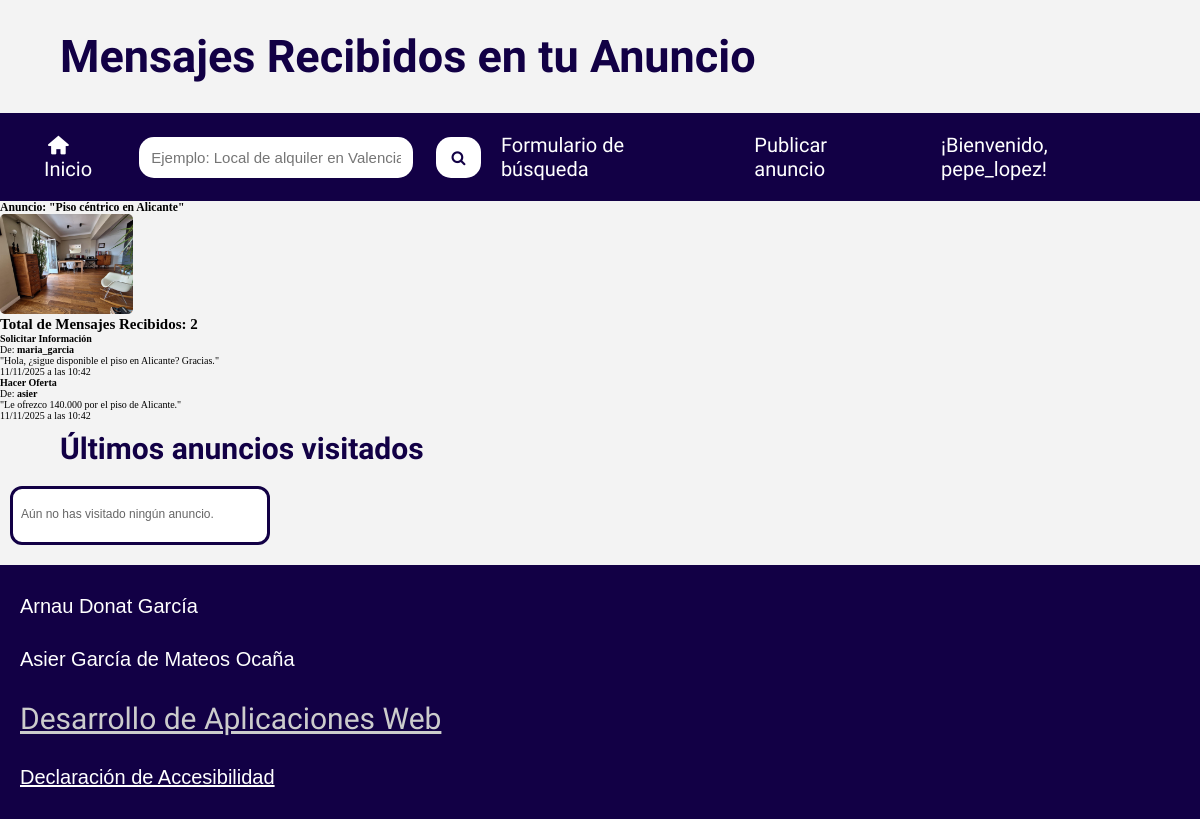
The page /mensajesAnuncio.php?id=1 (signed in) on the database its author committed.
### tables this page shows
CREATE TABLE `anuncios` (
  `IdAnuncio` int(11) NOT NULL,
  `TAnuncio` smallint(6) NOT NULL,
  `TVivienda` smallint(6) NOT NULL,
  `FPrincipal` varchar(255) DEFAULT NULL,
  `Alternativo` varchar(255) NOT NULL,
  `Titulo` varchar(255) NOT NULL,
  `Precio` decimal(10,2) NOT NULL,
  `Texto` text NOT NULL,
  `Ciudad` varchar(255) NOT NULL,
  `Pais` int(11) NOT NULL,
  `Superficie` decimal(10,2) NOT NULL,
  `NHabitaciones` int(11) NOT NULL,
  `NBanyos` int(11) NOT NULL,
  `Planta` int(11) NOT NULL,
  `Anyo` int(11) NOT NULL,
  `FRegistro` timestamp NOT NULL DEFAULT current_timestamp(),
  `Usuario` int(11) NOT NULL
);

CREATE TABLE `mensajes` (
  `IdMensaje` int(11) NOT NULL,
  `TMensaje` smallint(6) NOT NULL,
  `Texto` varchar(4000) NOT NULL,
  `Anuncio` int(11) NOT NULL,
  `UsuOrigen` int(11) NOT NULL,
  `UsuDestino` int(11) NOT NULL,
  `FRegistro` timestamp NOT NULL DEFAULT current_timestamp()
);

CREATE TABLE `tiposmensajes` (
  `IdTMensaje` smallint(6) NOT NULL,
  `NomTMensaje` varchar(255) NOT NULL
);

CREATE TABLE `usuarios` (
  `IdUsuario` int(11) NOT NULL,
  `NomUsuario` varchar(15) NOT NULL,
  `Clave` varchar(255) NOT NULL,
  `Email` varchar(254) NOT NULL,
  `Sexo` smallint(6) NOT NULL,
  `FNacimiento` date NOT NULL,
  `Ciudad` varchar(255) NOT NULL,
  `Pais` int(11) NOT NULL,
  `Foto` varchar(255) DEFAULT NULL,
  `FRegistro` timestamp NOT NULL DEFAULT current_timestamp(),
  `Estilo` int(11) NOT NULL
);

### mensajesAnuncio.php (the view, shortened to what this page needs)
<?php
    $anuncioId = (int)$_GET['id'];
    $config = parse_ini_file('config.ini');
    @$mysqli = new mysqli($config['Server'], $config['User'], $config['Password'], $config['Database']);
    $anuncio = null;
    $sqlAnuncio = "SELECT Titulo, FPrincipal, Alternativo, Usuario FROM ANUNCIOS WHERE IdAnuncio = ?";
    if ($stmt = $mysqli->prepare($sqlAnuncio)) {
        $stmt->bind_param("i", $anuncioId);
        $stmt->execute();
        $stmt->bind_result($tituloAnuncio, $fotoAnuncio, $altAnuncio, $propietarioId);
        if ($stmt->fetch()) {
            $anuncio = [
                'Titulo' => $tituloAnuncio,
                'Foto' => $fotoAnuncio,
                'Alt' => $altAnuncio,
                'Propietario' => $propietarioId
            ];
        }
    } else {
        die("Error al preparar la consulta del anuncio: " . $mysqli->error);
    }
    $mensajesRecibidos = [];
    $sqlMensajes = "SELECT M.Texto, M.FRegistro, TM.NomTMensaje, U_Origen.NomUsuario
                    FROM MENSAJES M
                    JOIN TIPOSMENSAJES TM ON M.TMensaje = TM.IdTMensaje
                    JOIN USUARIOS U_Origen ON M.UsuOrigen = U_Origen.IdUsuario
                    WHERE M.Anuncio = ?
                    ORDER BY M.FRegistro DESC";
    if ($stmt = $mysqli->prepare($sqlMensajes)) {
        $stmt->bind_param("i", $anuncioId);
        $stmt->execute();
        $resMensajes = $stmt->get_result();
        while ($row = $resMensajes->fetch_assoc()) {
            $mensajesRecibidos[] = $row;
        }
        $totalMensajes = $resMensajes->num_rows;
    } else {
        die("Error en la consulta de mensajes: " . $mysqli->error);
    }
    require 'cabecera.php';
?>
    <section id="info_anuncio_mensajes">
        <h3>Anuncio: "<?php echo htmlspecialchars($anuncio['Titulo']); ?>"</h3>
        <?php if (!empty($anuncio['Foto'])): ?>
            <img src="img/<?php echo htmlspecialchars($anuncio['Foto']); ?>" alt="<?php echo htmlspecialchars($anuncio['Alt']); ?>" style="max-height: 100px; border-radius: 5px;">
        <?php endif; ?>
    </section>
    <section id="lista_mensajes_anuncio">
        <h2>Total de Mensajes Recibidos: <?php echo $totalMensajes; ?></h2>
        <?php if ($totalMensajes == 0): ?>
            <p>Este anuncio aún no ha recibido ningún mensaje.</p>
        <?php else: ?>
            <ul>
                <?php foreach ($mensajesRecibidos as $msg): ?>
                <li>
                    <article class="mensaje-item">
                        <h4 class="msg-tipo"><?php echo htmlspecialchars($msg['NomTMensaje']); ?></h4>
                        <p class="msg-de">De: <strong><?php echo htmlspecialchars($msg['NomUsuario']); ?></strong></p>
                        <p class="msg-contenido">"<?php echo htmlspecialchars($msg['Texto']); ?>"</p>
                        <p class="msg-fecha"><time datetime="<?php echo $msg['FRegistro']; ?>">
                            <?php echo date("d/m/Y \a \l\a\s H:i", strtotime($msg['FRegistro'])); ?>
                        </time></p>
                    </article>
                </li>
                <?php endforeach; ?>
            </ul>
        <?php endif; ?>
    </section>
<?php
    require 'pie.php';
?>

### estilos/minimum.css (style rules this page uses)
* { padding: 0; margin: 0; box-sizing: border-box; }
html { font-size: 10px; background-color: var(--fondo); --fondo: #f3f3f3; --fondo2: #cccccc; --titulos: #120045; }

### estilos/maximum.css (style rules this page uses)
* { padding: 0; margin: 0; box-sizing: border-box; }
html { font-size: 10px; background-color: var(--fondo); --fondo: #f3f3f3; --fondo2: #cccccc; --titulos: #120045; }

### estilos/medium.css (style rules this page uses)
* { padding: 0; margin: 0; box-sizing: border-box; }
html { font-size: 10px; background-color: var(--fondo); --fondo: #f3f3f3; --fondo2: #cccccc; --titulos: #120045; }

### estilos/dark.css (style rules this page uses)
html { background-color: var(--fondo); --fondo: #241f1f; --fondo2: #383131; --titulos: #9892aa; }

### estilos/contrast.css (style rules this page uses)
html { background-color: var(--fondo); --fondo: #ffffff; --fondo2: #ffffff; --titulos: #000a52; --contrasteFondo: #000a52; }

### estilos/big.css (style rules this page uses)
html { font-size: 15px; }

### estilos/contrast-big.css (style rules this page uses)
html { background-color: var(--fondo); --fondo: #ffffff; --fondo2: #ffffff; --titulos: #000a52; --contrasteFondo: #000a52; font-size: 15px; }

### estilos/print.css (style rules this page uses)
* { -webkit-print-color-adjust: exact; print-color-adjust: exact; }

### rows shown on the page
anuncios: Titulo "Piso céntrico en Alicante", FPrincipal (picture)
mensajes: TMensaje.NomTMensaje "Solicitar Información", UsuOrigen.NomUsuario "maria_garcia", Texto "Hola, ¿sigue disponible el piso en Alicante? Gracias.", FRegistro "11/11/2025 a las 10:42"
mensajes: TMensaje.NomTMensaje "Hacer Oferta", UsuOrigen.NomUsuario "asier", Texto "Le ofrezco 140.000 por el piso de Alicante.", FRegistro "11/11/2025 a las 10:42"

### other values the page prints
$encabezado "Mensajes Recibidos en tu Anuncio"
$username "pepe_lopez"
$totalMensajes "2"
